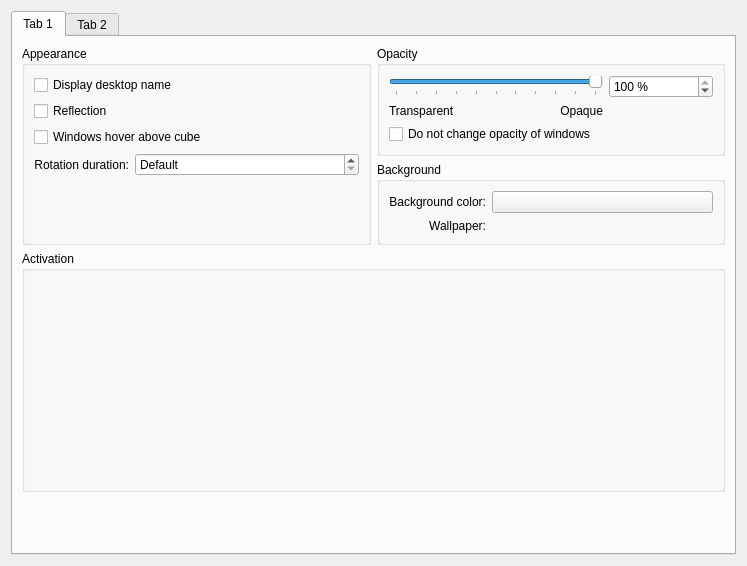
<?xml version="1.0" encoding="UTF-8"?>
<ui version="4.0">
 <class>KWin::CubeEffectConfigForm</class>
 <widget class="QWidget" name="KWin::CubeEffectConfigForm">
  <property name="geometry">
   <rect>
    <x>0</x>
    <y>0</y>
    <width>747</width>
    <height>566</height>
   </rect>
  </property>
  <layout class="QVBoxLayout">
   <item>
    <widget class="QTabWidget" name="tabWidget">
     <property name="currentIndex">
      <number>0</number>
     </property>
     <widget class="QWidget" name="tab">
      <attribute name="title">
       <string>Tab 1</string>
      </attribute>
      <layout class="QGridLayout" name="gridLayout_5">
       <item row="1" column="1">
        <widget class="QGroupBox" name="groupBox_5">
         <property name="title">
          <string>Background</string>
         </property>
         <layout class="QGridLayout" name="gridLayout">
          <item row="0" column="0">
           <widget class="QLabel" name="label_6">
            <property name="text">
             <string>Background color:</string>
            </property>
            <property name="alignment">
             <set>Qt::AlignRight|Qt::AlignTrailing|Qt::AlignVCenter</set>
            </property>
            <property name="buddy">
             <cstring>kcfg_BackgroundColor</cstring>
            </property>
           </widget>
          </item>
          <item row="0" column="1">
           <widget class="KColorButton" name="kcfg_BackgroundColor">
            <property name="sizePolicy">
             <sizepolicy hsizetype="Expanding" vsizetype="Fixed">
              <horstretch>0</horstretch>
              <verstretch>0</verstretch>
             </sizepolicy>
            </property>
           </widget>
          </item>
          <item row="1" column="0">
           <widget class="QLabel" name="label_3">
            <property name="text">
             <string>Wallpaper:</string>
            </property>
            <property name="alignment">
             <set>Qt::AlignRight|Qt::AlignTrailing|Qt::AlignVCenter</set>
            </property>
            <property name="buddy">
             <cstring>kcfg_Wallpaper</cstring>
            </property>
           </widget>
          </item>
          <item row="1" column="1">
           <widget class="KUrlRequester" name="kcfg_Wallpaper">
            <property name="sizePolicy">
             <sizepolicy hsizetype="Expanding" vsizetype="Preferred">
              <horstretch>0</horstretch>
              <verstretch>0</verstretch>
             </sizepolicy>
            </property>
           </widget>
          </item>
         </layout>
        </widget>
       </item>
       <item row="3" column="0" colspan="2">
        <widget class="QGroupBox" name="groupBox_8">
         <property name="title">
          <string>Activation</string>
         </property>
         <layout class="QGridLayout" name="gridLayout_3">
          <item row="0" column="0" colspan="2">
           <widget class="KShortcutsEditor" name="editor" native="true">
            <property name="minimumSize">
             <size>
              <width>0</width>
              <height>200</height>
             </size>
            </property>
            <property name="actionTypes">
              <enum>KShortcutsEditor::GlobalAction</enum>
            </property>
           </widget>
          </item>
         </layout>
        </widget>
       </item>
       <item row="0" column="0" rowspan="2">
        <widget class="QGroupBox" name="groupBox_7">
         <property name="title">
          <string>Appearance</string>
         </property>
         <layout class="QGridLayout" name="gridLayout_2">
          <item row="0" column="0" colspan="2">
           <widget class="QCheckBox" name="kcfg_DisplayDesktopName">
            <property name="text">
             <string>Display desktop name</string>
            </property>
           </widget>
          </item>
          <item row="1" column="0" colspan="2">
           <widget class="QCheckBox" name="kcfg_Reflection">
            <property name="text">
             <string>Reflection</string>
            </property>
           </widget>
          </item>
          <item row="3" column="0">
           <widget class="QLabel" name="label">
            <property name="text">
             <string>Rotation duration:</string>
            </property>
            <property name="alignment">
             <set>Qt::AlignRight|Qt::AlignTrailing|Qt::AlignVCenter</set>
            </property>
            <property name="buddy">
             <cstring>kcfg_RotationDuration</cstring>
            </property>
           </widget>
          </item>
          <item row="3" column="1">
           <widget class="QSpinBox" name="kcfg_RotationDuration">
            <property name="sizePolicy">
             <sizepolicy hsizetype="Expanding" vsizetype="Fixed">
              <horstretch>0</horstretch>
              <verstretch>0</verstretch>
             </sizepolicy>
            </property>
            <property name="minimumSize">
             <size>
              <width>100</width>
              <height>0</height>
             </size>
            </property>
            <property name="specialValueText">
             <string comment="Duration of rotation">Default</string>
            </property>
            <property name="maximum">
             <number>5000</number>
            </property>
            <property name="singleStep">
             <number>10</number>
            </property>
           </widget>
          </item>
          <item row="4" column="0" colspan="2">
           <spacer name="verticalSpacer_2">
            <property name="orientation">
             <enum>Qt::Vertical</enum>
            </property>
            <property name="sizeHint" stdset="0">
             <size>
              <width>20</width>
              <height>0</height>
             </size>
            </property>
           </spacer>
          </item>
          <item row="2" column="0" colspan="2">
           <widget class="QCheckBox" name="kcfg_ZOrdering">
            <property name="text">
             <string>Windows hover above cube</string>
            </property>
           </widget>
          </item>
         </layout>
        </widget>
       </item>
       <item row="0" column="1">
        <widget class="QGroupBox" name="groupBox_4">
         <property name="title">
          <string>Opacity</string>
         </property>
         <layout class="QGridLayout" name="gridLayout_6">
          <item row="1" column="0" colspan="2">
           <widget class="QSlider" name="kcfg_Opacity">
            <property name="minimumSize">
             <size>
              <width>200</width>
              <height>0</height>
             </size>
            </property>
            <property name="maximum">
             <number>100</number>
            </property>
            <property name="singleStep">
             <number>1</number>
            </property>
            <property name="value">
             <number>100</number>
            </property>
            <property name="orientation">
             <enum>Qt::Horizontal</enum>
            </property>
            <property name="tickPosition">
             <enum>QSlider::TicksBelow</enum>
            </property>
            <property name="tickInterval">
             <number>10</number>
            </property>
           </widget>
          </item>
          <item row="1" column="2">
           <widget class="QSpinBox" name="kcfg_OpacitySpin">
            <property name="minimumSize">
             <size>
              <width>75</width>
              <height>0</height>
             </size>
            </property>
            <property name="suffix">
             <string> %</string>
            </property>
            <property name="maximum">
             <number>100</number>
            </property>
            <property name="value">
             <number>100</number>
            </property>
           </widget>
          </item>
          <item row="2" column="0">
           <widget class="QLabel" name="label_4">
            <property name="text">
             <string>Transparent</string>
            </property>
           </widget>
          </item>
          <item row="2" column="1">
           <widget class="QLabel" name="label_5">
            <property name="text">
             <string>Opaque</string>
            </property>
            <property name="alignment">
             <set>Qt::AlignRight|Qt::AlignTrailing|Qt::AlignVCenter</set>
            </property>
           </widget>
          </item>
          <item row="3" column="0" colspan="3">
           <widget class="QCheckBox" name="kcfg_OpacityDesktopOnly">
            <property name="text">
             <string>Do not change opacity of windows</string>
            </property>
           </widget>
          </item>
         </layout>
        </widget>
       </item>
       <item row="4" column="0" colspan="2">
        <spacer name="verticalSpacer_3">
         <property name="orientation">
          <enum>Qt::Vertical</enum>
         </property>
         <property name="sizeHint" stdset="0">
          <size>
           <width>20</width>
           <height>40</height>
          </size>
         </property>
        </spacer>
       </item>
      </layout>
     </widget>
     <widget class="QWidget" name="tab_2">
      <attribute name="title">
       <string>Tab 2</string>
      </attribute>
      <layout class="QGridLayout" name="gridLayout_7">
       <item row="0" column="0" rowspan="2">
        <widget class="QGroupBox" name="groupBox_3">
         <property name="title">
          <string>Caps</string>
         </property>
         <layout class="QGridLayout" name="gridLayout_4">
          <item row="0" column="0" colspan="2">
           <widget class="QCheckBox" name="kcfg_Caps">
            <property name="text">
             <string>Show caps</string>
            </property>
           </widget>
          </item>
          <item row="1" column="0">
           <widget class="QLabel" name="capColorLabel">
            <property name="text">
             <string>Cap color:</string>
            </property>
            <property name="alignment">
             <set>Qt::AlignRight|Qt::AlignTrailing|Qt::AlignVCenter</set>
            </property>
            <property name="buddy">
             <cstring>kcfg_CapColor</cstring>
            </property>
           </widget>
          </item>
          <item row="1" column="1">
           <widget class="KColorButton" name="kcfg_CapColor">
            <property name="sizePolicy">
             <sizepolicy hsizetype="Expanding" vsizetype="Fixed">
              <horstretch>0</horstretch>
              <verstretch>0</verstretch>
             </sizepolicy>
            </property>
           </widget>
          </item>
          <item row="2" column="0" colspan="2">
           <widget class="QCheckBox" name="kcfg_TexturedCaps">
            <property name="text">
             <string>Display image on caps</string>
            </property>
           </widget>
          </item>
          <item row="3" column="0">
           <spacer name="verticalSpacer_4">
            <property name="orientation">
             <enum>Qt::Vertical</enum>
            </property>
            <property name="sizeHint" stdset="0">
             <size>
              <width>20</width>
              <height>40</height>
             </size>
            </property>
           </spacer>
          </item>
         </layout>
        </widget>
       </item>
       <item row="2" column="0" colspan="2">
        <widget class="QGroupBox" name="groupBox_2">
         <property name="title">
          <string>Zoom</string>
         </property>
         <layout class="QGridLayout" name="gridLayout_8">
          <item row="1" column="0">
           <widget class="QLabel" name="label_8">
            <property name="text">
             <string>Near</string>
            </property>
           </widget>
          </item>
          <item row="1" column="1">
           <widget class="QLabel" name="label_9">
            <property name="text">
             <string>Far</string>
            </property>
            <property name="alignment">
             <set>Qt::AlignRight|Qt::AlignTrailing|Qt::AlignVCenter</set>
            </property>
           </widget>
          </item>
          <item row="0" column="0" colspan="2">
           <widget class="QSlider" name="kcfg_ZPosition">
            <property name="toolTip">
             <string>Define how far away the object should appear</string>
            </property>
            <property name="maximum">
             <number>3000</number>
            </property>
            <property name="singleStep">
             <number>10</number>
            </property>
            <property name="pageStep">
             <number>100</number>
            </property>
            <property name="orientation">
             <enum>Qt::Horizontal</enum>
            </property>
            <property name="tickPosition">
             <enum>QSlider::TicksBelow</enum>
            </property>
            <property name="tickInterval">
             <number>100</number>
            </property>
           </widget>
          </item>
         </layout>
        </widget>
       </item>
       <item row="4" column="0" colspan="2">
        <spacer name="verticalSpacer">
         <property name="orientation">
          <enum>Qt::Vertical</enum>
         </property>
         <property name="sizeHint" stdset="0">
          <size>
           <width>20</width>
           <height>0</height>
          </size>
         </property>
        </spacer>
       </item>
       <item row="0" column="1" rowspan="2">
        <widget class="QGroupBox" name="groupBox_9">
         <property name="title">
          <string>Additional Options</string>
         </property>
         <layout class="QVBoxLayout" name="verticalLayout">
          <item>
           <widget class="QCheckBox" name="kcfg_CloseOnMouseRelease">
            <property name="toolTip">
             <string>If enabled the effect will be deactivated after rotating the cube with the mouse,
otherwise it will remain active</string>
            </property>
            <property name="text">
             <string>Close after mouse dragging</string>
            </property>
           </widget>
          </item>
          <item>
           <widget class="QCheckBox" name="kcfg_TabBox">
            <property name="text">
             <string>Use this effect for walking through the desktops</string>
            </property>
           </widget>
          </item>
          <item>
           <widget class="QCheckBox" name="kcfg_InvertKeys">
            <property name="text">
             <string>Invert cursor keys</string>
            </property>
           </widget>
          </item>
          <item>
           <widget class="QCheckBox" name="kcfg_InvertMouse">
            <property name="text">
             <string>Invert mouse</string>
            </property>
           </widget>
          </item>
         </layout>
        </widget>
       </item>
       <item row="3" column="0" colspan="2">
        <widget class="QGroupBox" name="capDeformationGroupBox">
         <property name="title">
          <string>Sphere Cap Deformation</string>
         </property>
         <layout class="QGridLayout" name="gridLayout_9">
          <item row="0" column="0" colspan="2">
           <widget class="QSlider" name="kcfg_CapDeformation">
            <property name="maximum">
             <number>100</number>
            </property>
            <property name="orientation">
             <enum>Qt::Horizontal</enum>
            </property>
            <property name="tickPosition">
             <enum>QSlider::TicksBelow</enum>
            </property>
            <property name="tickInterval">
             <number>25</number>
            </property>
           </widget>
          </item>
          <item row="1" column="0">
           <widget class="QLabel" name="capDeformationSphereLabel">
            <property name="text">
             <string>Sphere</string>
            </property>
           </widget>
          </item>
          <item row="1" column="1">
           <widget class="QLabel" name="capDeformationPlaneLabel">
            <property name="text">
             <string>Plane</string>
            </property>
            <property name="alignment">
             <set>Qt::AlignRight|Qt::AlignTrailing|Qt::AlignVCenter</set>
            </property>
           </widget>
          </item>
         </layout>
        </widget>
       </item>
      </layout>
     </widget>
    </widget>
   </item>
  </layout>
 </widget>
 <customwidgets>
  <customwidget>
   <class>KColorButton</class>
   <extends>QPushButton</extends>
   <header>kcolorbutton.h</header>
  </customwidget>
  <customwidget>
   <class>KUrlRequester</class>
   <extends>QFrame</extends>
   <header>kurlrequester.h</header>
   <container>1</container>
  </customwidget>
  <customwidget>
   <class>KShortcutsEditor</class>
   <extends>QWidget</extends>
   <header location="global">KShortcutsEditor</header>
   <container>1</container>
  </customwidget>
 </customwidgets>
 <tabstops>
  <tabstop>tabWidget</tabstop>
  <tabstop>kcfg_DisplayDesktopName</tabstop>
  <tabstop>kcfg_Reflection</tabstop>
  <tabstop>kcfg_ZOrdering</tabstop>
  <tabstop>kcfg_RotationDuration</tabstop>
  <tabstop>kcfg_Opacity</tabstop>
  <tabstop>kcfg_OpacitySpin</tabstop>
  <tabstop>kcfg_OpacityDesktopOnly</tabstop>
  <tabstop>kcfg_BackgroundColor</tabstop>
  <tabstop>kcfg_Wallpaper</tabstop>
  <tabstop>kcfg_Caps</tabstop>
  <tabstop>kcfg_CapColor</tabstop>
  <tabstop>kcfg_TexturedCaps</tabstop>
  <tabstop>kcfg_CloseOnMouseRelease</tabstop>
  <tabstop>kcfg_TabBox</tabstop>
  <tabstop>kcfg_InvertKeys</tabstop>
  <tabstop>kcfg_InvertMouse</tabstop>
  <tabstop>kcfg_ZPosition</tabstop>
  <tabstop>kcfg_CapDeformation</tabstop>
 </tabstops>
 <resources/>
 <connections>
  <connection>
   <sender>kcfg_OpacitySpin</sender>
   <signal>valueChanged(int)</signal>
   <receiver>kcfg_Opacity</receiver>
   <slot>setValue(int)</slot>
   <hints>
    <hint type="sourcelabel">
     <x>727</x>
     <y>85</y>
    </hint>
    <hint type="destinationlabel">
     <x>611</x>
     <y>88</y>
    </hint>
   </hints>
  </connection>
  <connection>
   <sender>kcfg_Opacity</sender>
   <signal>valueChanged(int)</signal>
   <receiver>kcfg_OpacitySpin</receiver>
   <slot>setValue(int)</slot>
   <hints>
    <hint type="sourcelabel">
     <x>611</x>
     <y>88</y>
    </hint>
    <hint type="destinationlabel">
     <x>727</x>
     <y>85</y>
    </hint>
   </hints>
  </connection>
 </connections>
</ui>
